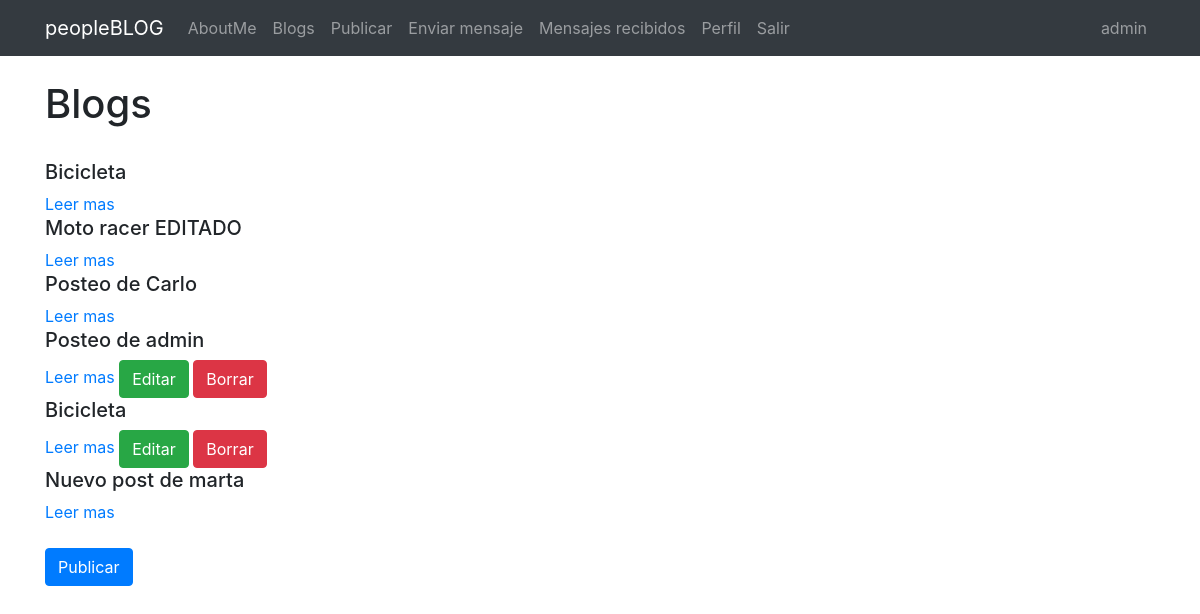
The app's page /blog/leerpaginas/ (signed in) with its own data.
### Blog/models.py (models this page shows, shortened)
class Pagina(models.Model):
    titulo=models.CharField(max_length=100)
    subtitulo=models.CharField(max_length=100)
    user= models.ForeignKey(User, on_delete=models.CASCADE)
    imagen= models.ImageField(null=True, blank=True, upload_to="post")
    cuerpo=RichTextField(null=True, blank=True)
    creado=models.DateField(auto_now_add=True)
    editado=models.DateField(auto_now=True)

### Blog/views.py (the view)
# urls.py: path('leerpaginas/', views.leerpaginas, name="leerpaginas"),
def leerpaginas(request):
    paginas=Pagina.objects.all()
    return render(request, "listapaginas_copia.html", {"paginas":paginas})

### Templates/listapaginas_copia.html (shortened to what this page needs)
{% extends "padre.html" %}
{% load static %}
{% block content %}
<h1>Blogs</h1>
<br>
{% for pagina in paginas %}
<h5>{{ pagina.titulo }}</h5>
<a href="{% url 'paginadetalle' pagina.id %}">Leer mas</a>
    {% if user.is_authenticated %}
        {% if user.id == pagina.user.id %}
            <a class="btn btn-success" href="{% url 'editarpagina' pagina.id %}">Editar</a>
            <a class="btn btn-danger" href="{% url 'pagina_borrar' pagina.id %}">Borrar</a>
        {% endif %}
    {% endif %}
{% endfor %}
<br>
<br>
    {% if user.is_authenticated %}
        <a class="btn btn-primary" href="{% url 'nuevopost'  %}">Publicar</a>
    {% endif %}
{% endblock %}

### Templates/padre.html (shortened to what this page needs)
<!doctype html>
<html lang="en">
  <head>
    <link rel="stylesheet" href="https://cdn.jsdelivr.net/npm/bootstrap@4.6.2/dist/css/bootstrap.min.css">
  </head>
  <body>
    <nav class="navbar navbar-expand-lg navbar-dark bg-dark">
        <div class="container">
            <a class="navbar-brand" href="{% url 'inicio' %}">peopleBLOG</a>
        <div class="collapse navbar-collapse" id="navbarNavAltMarkup">
            <div class="navbar-nav">
              <a class="nav-link" href="{% url 'sobremi' %}">AboutMe</a>
                <a class="nav-link" href="{% url 'leerpaginas' %}">Blogs</a>
                {% if user.is_authenticated %}
                <a class="nav-link" href="{% url 'nuevopost' %}">Publicar</a>
                <a class="nav-link" href="{% url 'enviarmensaje' %}">Enviar mensaje</a>
                <a class="nav-link" href="{% url 'buscarmensaje' %}">Mensajes recibidos</a>
                <a class="nav-link" href="{% url 'editarperfil' %}">Perfil</a>
                <a class="nav-link" href="{% url 'logout' %}">Salir</a>
                {% else %}
                <a class="nav-link" href="{% url 'login' %}">Ingresar</a>
                <a class="nav-link" href="{% url 'registro' %}">Registrarse</a>
                {% endif %}
        </div>
        <ul class="navbar-nav ml-auto">
          <li class="nav-link" href="#">
            {{ user.username }}
          </li>
        </ul>
    </nav>
<br/>
<div class="container">
        {% block content %}
        {% endblock %}
</div>
  </body>
  </html>

### records on screen
Pagina: titulo "Bicicleta"
Pagina: titulo "Moto racer EDITADO"
Pagina: titulo "Posteo de Carlo"
Pagina: titulo "Posteo de admin", shows "Editar"
Pagina: titulo "Bicicleta", shows "Editar"
Pagina: titulo "Nuevo post de marta"

### other values on screen
{{ user.username }} "admin"
